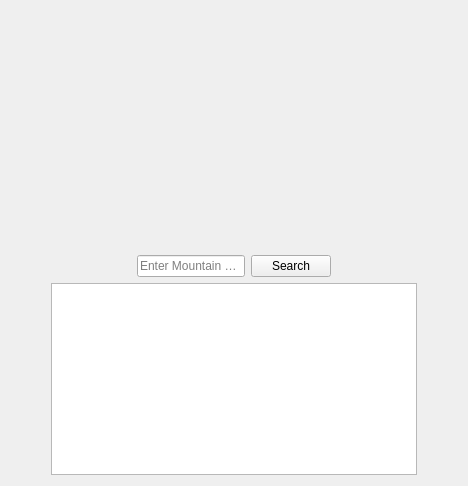
      <widget class="QWidget" name="mountain_search">
       <layout class="QGridLayout" name="gridLayout_8">
        <item row="0" column="2">
         <spacer name="verticalSpacer_11">
          <property name="orientation">
           <enum>Qt::Vertical</enum>
          </property>
          <property name="sizeHint" stdset="0">
           <size>
            <width>20</width>
            <height>244</height>
           </size>
          </property>
         </spacer>
        </item>
        <item row="1" column="1">
         <spacer name="horizontalSpacer_24">
          <property name="orientation">
           <enum>Qt::Horizontal</enum>
          </property>
          <property name="sizeHint" stdset="0">
           <size>
            <width>80</width>
            <height>20</height>
           </size>
          </property>
         </spacer>
        </item>
        <item row="1" column="2">
         <widget class="QLineEdit" name="lineEdit_8">
          <property name="text">
           <string/>
          </property>
          <property name="placeholderText">
           <string>Enter Mountain Name</string>
          </property>
         </widget>
        </item>
        <item row="1" column="3">
         <widget class="QPushButton" name="pushButton_22">
          <property name="text">
           <string>Search</string>
          </property>
         </widget>
        </item>
        <item row="1" column="4">
         <spacer name="horizontalSpacer_22">
          <property name="orientation">
           <enum>Qt::Horizontal</enum>
          </property>
          <property name="sizeHint" stdset="0">
           <size>
            <width>80</width>
            <height>20</height>
           </size>
          </property>
         </spacer>
        </item>
        <item row="2" column="0">
         <spacer name="horizontalSpacer_23">
          <property name="orientation">
           <enum>Qt::Horizontal</enum>
          </property>
          <property name="sizeType">
           <enum>QSizePolicy::Preferred</enum>
          </property>
          <property name="sizeHint" stdset="0">
           <size>
            <width>40</width>
            <height>20</height>
           </size>
          </property>
         </spacer>
        </item>
        <item row="2" column="1" colspan="4">
         <widget class="QTableWidget" name="tableWidget_3">
          <property name="enabled">
           <bool>true</bool>
          </property>
         </widget>
        </item>
        <item row="2" column="5">
         <spacer name="horizontalSpacer_25">
          <property name="orientation">
           <enum>Qt::Horizontal</enum>
          </property>
          <property name="sizeType">
           <enum>QSizePolicy::Preferred</enum>
          </property>
          <property name="sizeHint" stdset="0">
           <size>
            <width>40</width>
            <height>20</height>
           </size>
          </property>
         </spacer>
        </item>
       </layout>
      </widget>
